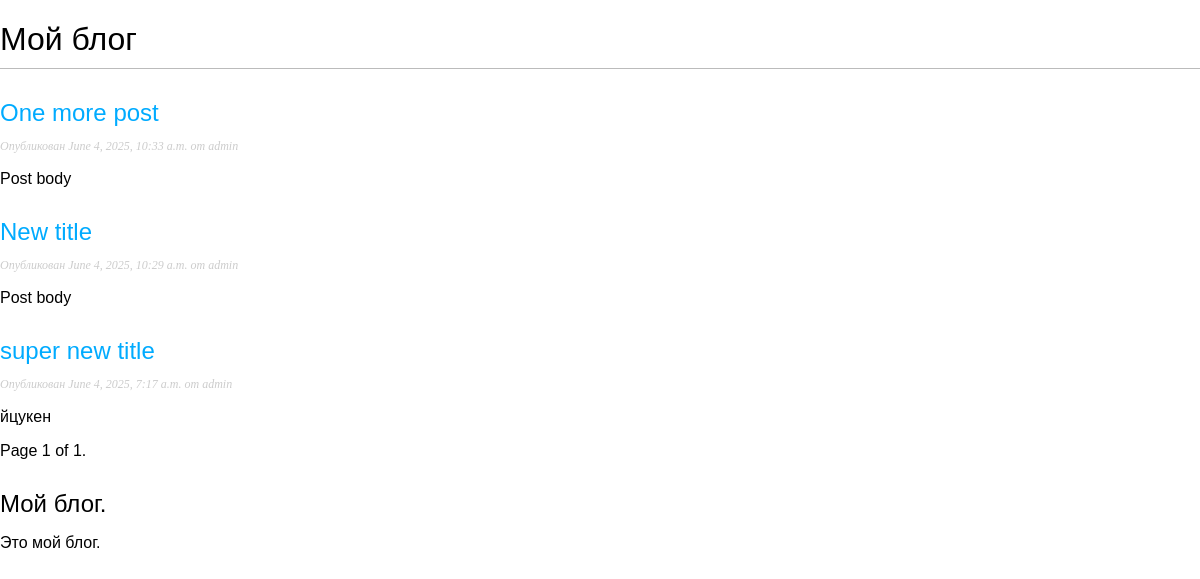
/blog/, run on an earlier commit of the app's database.
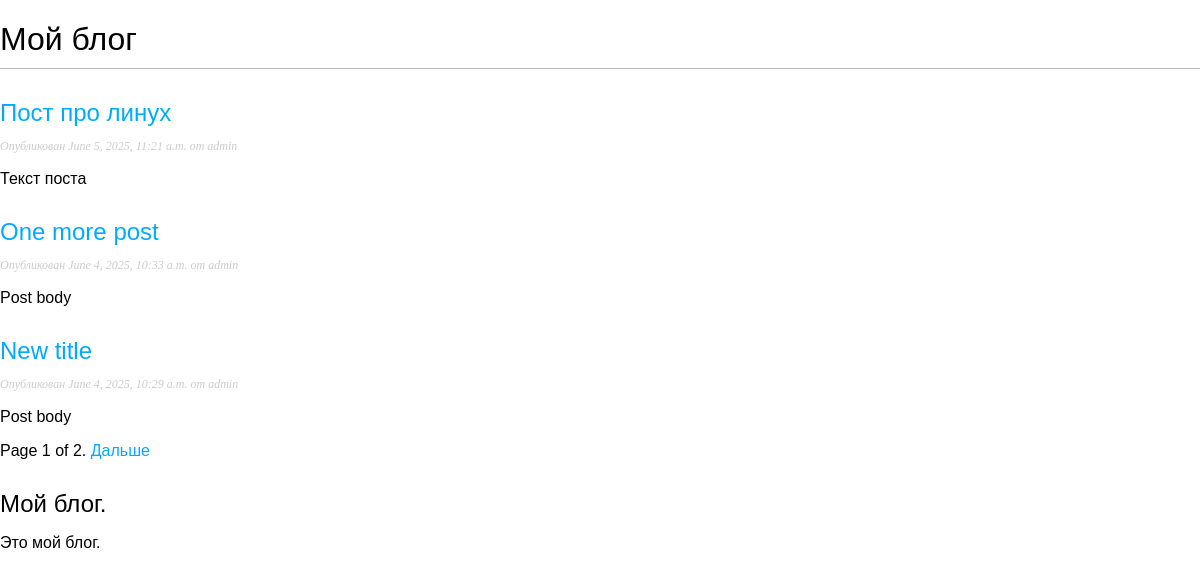
And on a later commit of the database.
### blog/models.py (models this page shows, shortened)
class Post(models.Model):
    class Status(models.TextChoices):
        DRAFT = "DF", "Черновик"
        PUBLISHED = "PB", "Опубликовано"
    title = models.CharField(max_length=250)
    slug = models.SlugField(
        max_length=250,
        unique_for_date="publish"
    )
    author = models.ForeignKey(
        User,
        on_delete=models.CASCADE,
        related_name="blog_posts",
    )
    body = models.TextField()
    publish = models.DateTimeField(default=timezone.now)
    created = models.DateTimeField(auto_now_add=True)
    update = models.DateTimeField(auto_now=True)
    status = models.CharField(
        max_length=2, choices=Status.choices, default=Status.DRAFT
    )
    objects = models.Manager()
    published = PublishedManager()
    class Meta:
        ordering = ["-publish"]
        indexes = [models.Index(fields=["-publish"])]
    def get_absolute_url(self):
        return reverse("blog:post_detail",
        args=[
            self.publish.year, # pylint: disable=E1101:no-member
            self.publish.month,  # pylint: disable=E1101:no-member
            self.publish.day,  # pylint: disable=E1101:no-member
            self.slug,
        ])

### blog/views.py (the view)
# urls.py: path("", post_list, name="post_list"),
def post_list(request):
    post_list_total = Post.published.all()
    paginator = Paginator(post_list_total, 3)
    page_number = request.GET.get("page", 1)
    try:
        posts = paginator.page(page_number)
    except PageNotAnInteger:
        posts = paginator.page(1)
    except EmptyPage:
        posts = paginator.page(paginator.num_pages)
    return render(request, "blog/post/list.html", {"posts": posts})

### blog/models.py (called while the page is built)
    def get_queryset(self):
        return super().get_queryset().filter(status=Post.Status.PUBLISHED)

### templates/blog/post/list.html (shortened to what this page needs)
{% extends 'blog/base.html' %}
{% block content %}
    <h1>Мой блог</h1>
    {% for post in posts %}
        <h2>
            <a href="{{ post.get_absolute_url }}">{{ post.title }}</a>
        </h2>
        <p class="date">Опубликован {{ post.publish }} от {{ post.author }}</p>
        {{ post.body|truncatewords:30|linebreaks }}
    {% endfor %}
    {% include "paginator.html" with page=posts %}
{% endblock  %}

### templates/blog/base.html (shortened to what this page needs)
 {% load static %}
<!DOCTYPE html>
<html lang="en">
<head>
    <link rel="stylesheet" href="{% static 'css/blog.css' %}">
</head>
<body>
    <div class="content">
        {% block content %}
        {% endblock  %}
    </div>
    <fiv class="sidebar">
        <h2>
            Мой блог.
        </h2>
        <p>
            Это мой блог.
        </p>
    </fiv>
</body>
</html>

### templates/paginator.html (shortened to what this page needs)
<div class="paginator">
    <span class="step-links">
        <span class="current">
            Page {{ page.number }} of {{ page.paginator.num_pages }}.
        </span>
        {% if page.has_next %}
            <a href="?page={{ page.next_page_number }}">Дальше</a>
        {% endif %}
    </span>
</div>

### blog/static/css/blog.css (style rules this page uses)
body { margin: 0; padding: 0; font-family: helvetica, sans-serif; }
a { color: #00abff; text-decoration: none; }
h1 { font-weight: normal; border-bottom: 1px solid #bbb; padding: 0 0 10px 0; }
h2 { font-weight: normal; margin: 30px 0 0; }
p.date { color: #ccc; font-family: georgia, serif; font-size: 12px; font-style: italic; }

What changed in the data, as far as the page shows it:
no longer on this page (row unchanged): Post: title "super new title", publish "June 4, 2025, 7:17 a.m.", author "admin", body "йцукен"
added Post: title "Пост про линух", publish "June 5, 2025, 11:21 a.m.", author "admin", body "Текст поста"
Also different on the page:
{{ page.paginator.num_pages }}: "1" → "2"
text now shown: "Дальше"
